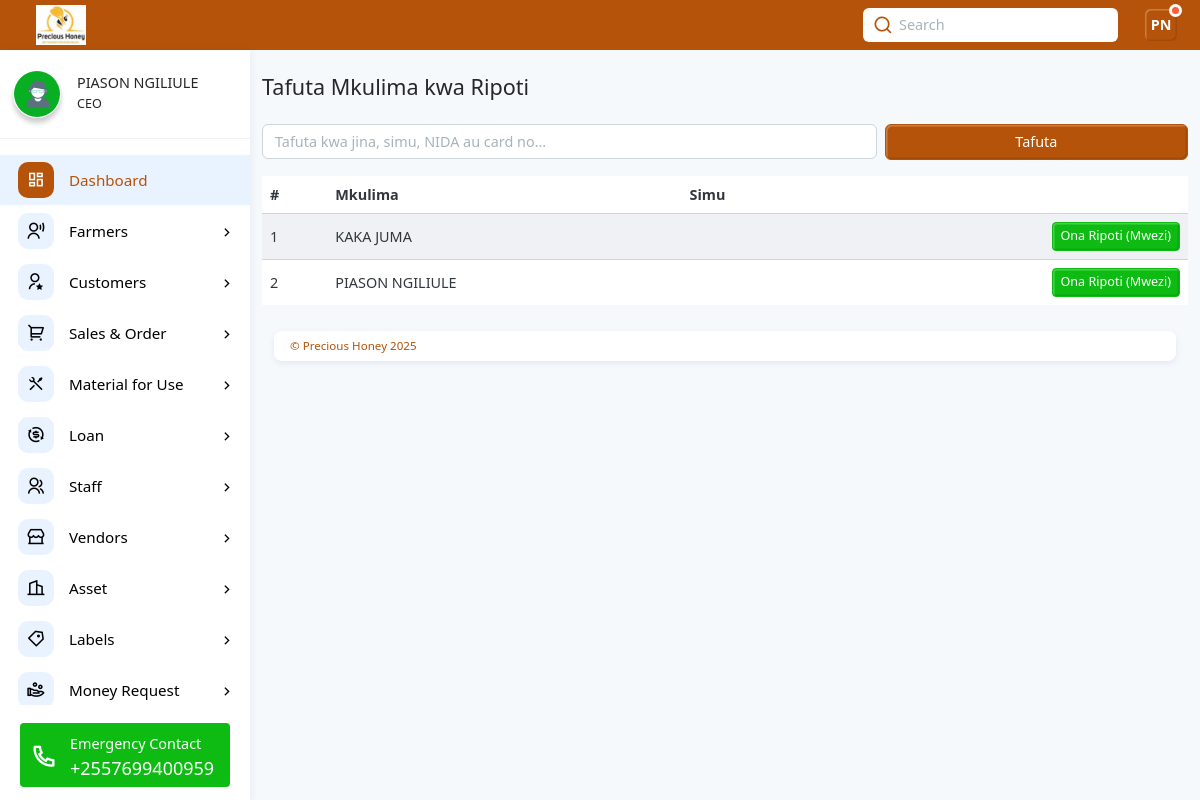
The page /purchase/farmer/search/ (signed in) on the database its author committed.
### web/models.py (models this page shows, shortened)
class Staff(models.Model):
    user = models.OneToOneField(MyUser, on_delete=models.CASCADE)  # badala ya ForeignKey
    first_name = models.CharField(max_length=100)
    middle_name = models.CharField(max_length=100, blank=True, null=True)
    last_name = models.CharField(max_length=100)
    gender = models.CharField(max_length=10, choices=[('male', 'Male'), ('female', 'Female')])
    village = models.CharField(max_length=100)
    ward = models.CharField(max_length=100)
    district = models.CharField(max_length=100)
    region = models.CharField(max_length=100)
    designation = models.CharField(max_length=100)
    mobile_number = models.CharField(max_length=15)
    nin_number = models.CharField(max_length=20, blank=True, null=True)
    postal_code = models.CharField(max_length=10, blank=True, null=True)
    email = models.EmailField(unique=True)
    username = models.CharField(max_length=100, unique=True)
    profile_picture = models.FileField(upload_to="home/", blank=True, null=True, help_text="Optional")
    date_joined = models.DateTimeField(auto_now_add=True, null=True)
    def initials(self):
        return f"{self.first_name[0].upper()}{self.last_name[0].upper()}"

class Farmer(models.Model):
    user = models.ForeignKey(MyUser, on_delete=models.CASCADE)  # Assuming the user is from the auth.User model
    first_name = models.CharField(max_length=50)
    middle_name = models.CharField(max_length=50, blank=True, null=True)
    last_name = models.CharField(max_length=50)
    gender = models.CharField(max_length=10, choices=[('male', 'Male'), ('female', 'Female')])
    village = models.CharField(max_length=100)
    ward = models.CharField(max_length=100)
    district = models.CharField(max_length=100)
    region = models.CharField(max_length=50)
    mobile_number = models.CharField(max_length=15)
    nin_number = models.CharField(max_length=20, blank=True, null=True)
    postal_code = models.CharField(max_length=20, blank=True, null=True)
    total_beehives = models.PositiveIntegerField()
    ttb_beehives = models.PositiveIntegerField()
    tch_beehives = models.PositiveIntegerField()
    ktbh_beehives = models.PositiveIntegerField()
    local_beehives = models.PositiveIntegerField()
    colonized_beehives = models.PositiveIntegerField()
    uncolonized_beehives = models.PositiveIntegerField()
    mwanzo = models.TextField()
    malengo = models.TextField()
    muhamasishaji = models.TextField()
    kiasi_mwisho = models.TextField()
    kufanikisha_nin = models.TextField()
    kusaidia_mazingira = models.TextField()
    familia_mtazamo = models.TextField()
    date_created = models.DateTimeField(auto_now_add=True, null=True)

### web/views.py (the view, shortened to what this page needs)
# urls.py: path("purchase/farmer/search/", views.purchase_farmer_search, name="purchase_farmer_search"),
@login_required
def purchase_farmer_search(request):
    staff = get_object_or_404(Staff, email=request.user.email, username=request.user.username)
    staff = Staff.objects.get(user=request.user)
    initials = staff.initials()  # piga method ya initials
    q = (request.GET.get("q") or "").strip()
    farmers = Farmer.objects.all()
    farmers = farmers.order_by("first_name", "last_name")
    paginator = Paginator(farmers, 20)
    page_obj = paginator.get_page(request.GET.get("page"))
    ctx = {
        "q": q,
        "page_obj": page_obj,
        "designation": staff.designation,
        "first_name": staff.first_name,
        "last_name": staff.last_name,
        "profile_picture": staff.profile_picture,
        "initials": initials,
    }
    return render(request, "web/purchase_farmer_search.html", ctx)

### web/templates/web/purchase_farmer_search.html (shortened to what this page needs)
{% extends "web/base.html" %}
{% load static %}
{% block content %}
<div class="container mt-4">
  <h4>Tafuta Mkulima kwa Ripoti</h4>
  <form method="get" class="row g-2 my-3">
    <div class="col-md-8">
      <input type="text" name="q" value="{{ q }}" class="form-control" placeholder="Tafuta kwa jina, simu, NIDA au card no...">
    </div>
    <div class="col-md-4">
      <button class="btn btn-primary w-100">Tafuta</button>
    </div>
  </form>
  {% if page_obj %}
    <div class="table-responsive">
      <table class="table table-striped align-middle">
        <thead>
          <tr>
            <th>#</th>
            <th>Mkulima</th>
            <th>Simu</th>
            <th></th>
          </tr>
        </thead>
        <tbody>
          {% for f in page_obj.object_list %}
          <tr>
            <td>{{ forloop.counter0|add:page_obj.start_index }}</td>
            <td>{{ f.first_name }} {{ f.last_name }}</td>
            <td>{{ f.phone }}</td>
            <td class="text-end">
              <a class="btn btn-sm btn-success"
                 href="{% url 'purchase_report_farmer_default' f.id %}">
                 Ona Ripoti (Mwezi)
              </a>
            </td>
          </tr>
          {% empty %}
          <tr><td colspan="4" class="text-center text-muted">Hakuna matokeo.</td></tr>
          {% endfor %}
        </tbody>
      </table>
    </div>
  {% endif %}
</div>
{% endblock %}

### web/templates/web/base.html (shortened to what this page needs)
{% load static %}
<!DOCTYPE html><html lang="en"><head>
    <link rel="stylesheet" href="{% static 'web/css/remixicon.css' %}">
    <link rel="stylesheet" href="{% static 'web/css/main.min.css' %}">
    <link rel="stylesheet" href="{% static 'web/css/OverlayScrollbars.min.css' %}">
  </head>
  <body>
    <div class="page-wrapper">
      <div class="app-header d-flex align-items-center">
        <div class="app-brand ms-3">
          <a href="{% url 'home' %}" class="d-lg-block d-none">
            <img src="{% static 'web/images/logo6.jpg' %}" class="logo" alt="Precious Honey Information Management System">
          </a>
        </div>
        <div class="header-actions">
          {% if user.is_authenticated %}
          <div class="search-container d-lg-block d-none mx-3">
            <input type="text" class="form-control" id="searchId" placeholder="Search">
            <i class="ri-search-line"></i>
          </div>
          {% endif %}
          {% if user.is_authenticated %}
          <div class="dropdown ms-2">
            <a id="userSettings" class="dropdown-toggle d-flex align-items-center" href="#!" role="button" data-bs-toggle="dropdown" aria-expanded="false">
              <div class="avatar-box">{{ initials }}<span class="status busy"></span></div>
            </a>
          </div>
          {% endif %}
        </div>
      </div>
      <div class="main-container">
        {% if user.is_authenticated %}
        <nav id="sidebar" class="sidebar-wrapper">
          <div class="sidebar-profile">
            {% if profile_picture %}
            <img src=" {{profile_picture.url}}" class="img-shadow img-3x me-3 rounded-5" alt="Precious Honey Management System">
            {% else %}
            <img src="{% static 'web/images/profile2.jpg' %}" class="img-shadow img-3x me-3 rounded-5" alt="Precious Honey Management System">
            {% endif %}
            <div class="m-0">
              <h6 class="mb-1 profile-name text-nowrap text-truncate">{{first_name}} {{last_name}}</h6>
              <p class="m-0 small profile-name text-nowrap text-truncate">{{designation}}</p>
            </div>
          </div>
          <div class="sidebarMenuScroll">
            <ul class="sidebar-menu">
              <li class="active current-page">
                <a href="{% url 'home' %}">
                  <i class="ri-dashboard-line"></i>
                  <span class="menu-text">Dashboard</span>
                </a>
              </li>
              {% if designation == "Collection Officer" or designation == "CEO" or designation == "Manager" or designation == "Store Keeper" or designation == "Bee Keeper" %}
              <li class="treeview">
                <a href="#!">
                  <i class="ri-user-voice-line"></i>
                  <span class="menu-text">Farmers</span>
                </a>
              </li>
              {% endif %}
              {% if designation == "CEO" or designation == "Manager" or designation == "Vendors" or designation == "Marketing Officer" or designation == "Finance Officer" or designation == "Store Keeper" %}
              <li class="treeview">
                <a href="#!">
                  <i class="ri-user-star-line"></i>
                  <span class="menu-text">Customers</span>
                </a>
              </li>
              {% endif %}
              {% if designation == "CEO" or designation == "Manager" or designation == "Finance Officer" or designation == "Marketing Officer" or designation == "Store Keeper" %}
              <li class="treeview">
                <a href="#!">
                  <i class="ri-shopping-cart-2-line"></i>
                  <span class="menu-text">Sales & Order</span>
                </a>
              </li>
              {% endif %}
              {% if designation == "CEO" or designation == "Manager" or designation == "Store Keeper" or designation == "Factory Manager" %}
              <li class="treeview">
                <a href="#!">
                  <i class="ri-tools-line"></i>
                  <span class="menu-text">Material for Use</span>
                </a>
              </li>
              {% endif %}
              {% if designation == "CEO" or designation == "Manager" %}
              <li class="treeview">
                <a href="#!">
                  <i class="ri-exchange-dollar-line"></i>
                  <span class="menu-text">Loan</span>
                </a>
              </li>
              {% endif %}
              {% if designation == "CEO" or designation == "Manager" %}
              <li class="treeview">
                <a href="#!">
                  <i class="ri-group-line"></i>
                  <span class="menu-text">Staff</span>
                </a>
              </li>
              {% endif %}
              {% if designation == "CEO" or designation == "Marketing Officer" or designation == "Manager" %}
              <li class="treeview">
                <a href="#!">
                  <i class="ri-store-2-line"></i>
                  <span class="menu-text">Vendors</span>
                </a>
              </li>
              {% endif %}
              {% if designation == "CEO" or designation == "Manager" or designation == "Store Keeper" %}
              <li class="treeview">
                <a href="#!">
                  <i class="ri-building-2-line"></i>
                  <span class="menu-text">Asset</span>
                </a>
              </li>
              {% if designation == "CEO" or designation == "Manager" or designation == "Store Keeper" %}
              <li class="treeview">
                <a href="#!">
                  <i class="ri-price-tag-3-line"></i>
                  <span class="menu-text">Labels</span>
                </a>
              </li>
              {% endif %}
              {% endif %}
              <li class="treeview">
                <a href="#!">
                  <i class="ri-hand-coin-line"></i>
                  <span class="menu-text">Money Request</span>
                </a>
              </li>
            </ul>
          </div>
          <div class="sidebar-contact">
            <p class="fw-light mb-1 text-nowrap text-truncate">Emergency Contact</p>
            <h5 class="m-0 lh-1 text-nowrap text-truncate">+2557699400959</h5>
            <i class="ri-phone-line"></i>
          </div>
        </nav>
        {% endif %}
      <div class="app-container">
        {% block content %}
        {% endblock %}
      </div>
          <div class="app-footer bg-white">
            <span>© Precious Honey {% now "Y" %}</span>
        </div>
        </div>
      </div>
</body></html>

### web/templates/web/base.html (style rules this page uses)
:root { --honey-50: #fff8e6; --honey-100:#fdecc2; --honey-300:#fbcf77; --honey-400:#fbbf24; --honey-500:#f59e0b; --honey-700:#b45309; --ink:#111; }

### rows shown on the page
Staff: first_name "PIASON", last_name "NGILIULE", designation "CEO"
Farmer: first_name "KAKA", last_name "JUMA"
Farmer: first_name "PIASON", last_name "NGILIULE"

### other values the page prints
{{ initials }} "PN"
